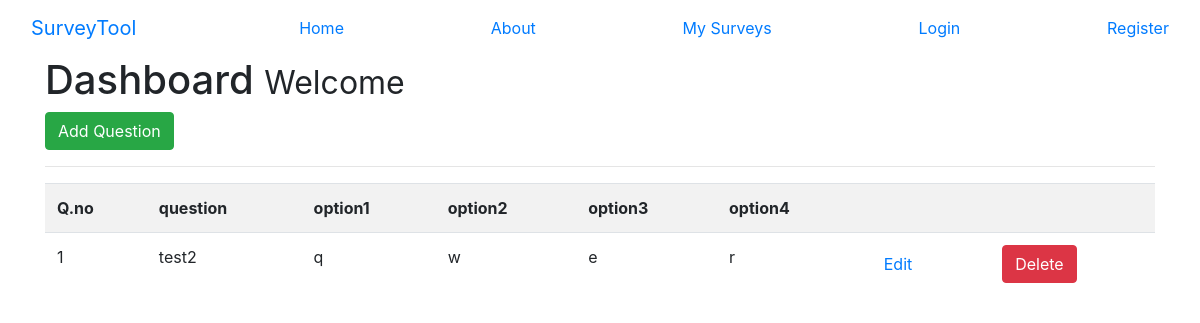
The page /52/ on the database its author committed.
### survey/models.py (models this page shows)
class questions(models.Model):
	questionid=models.IntegerField(default=0)
	question=models.CharField(max_length=200,default='question')
	option1=models.CharField(max_length=100)
	option2=models.CharField(max_length=100)
	option3=models.CharField(max_length=100)
	option4=models.CharField(max_length=100)
	count1=models.IntegerField(default=0)
	count2=models.IntegerField(default=0)
	count3=models.IntegerField(default=0)
	count4=models.IntegerField(default=0)
	yid=models.IntegerField(default=0)

### survey/views.py (the view)
# urls.py: url(r'^(?P<sid>[0-9]+)/$',survey_views.dashboard,name='dashboard'),
def dashboard(request,sid):
    ques_num=questions.objects.filter(yid=sid).count()
    ques=questions.objects.all()
    if ques_num > 0:
        return render(request,'survey/dashboard.html',{'questions': ques,'sid':sid})
    else:
        msg='No questions found'
        return render(request,'survey/dashboard.html',{'msg':msg})

### survey/templates/survey/dashboard.html (shortened to what this page needs)
{% extends "layout.html" %}
{% block body %}
    <h1>Dashboard <small> Welcome {{user.username}}</small></h1>
    <a class="btn btn-success" href="/addquestion">Add Question</a>
    <hr>
    <table class="table table-striped">
        <tr>
            <th>Q.no</th>
            <th>question</th>
            <th>option1</th>
            <th>option2</th>
            <th>option3</th>
            <th>option4</th>
            <th></th>
            <th></th>
        </tr>
        {% for question in questions %}
            {% if question.yid is sid|add:"0" %}
            <tr>
                <td>{{question.questionid}}</td>
                <td>{{question.question}}</td>
                <td>{{question.option1}}</td>
                <td>{{question.option2}}</td>
                <td>{{question.option3}}</td>
                <td>{{question.option4}}</td>
                <td><a href="editquestion/{{question.questionid}}" class="btn btn-default pull-right">Edit</a></td>
                <td>
                        <form action="deletequestion/{{question.questionid}}" method="post">
                            <input type="submit" value="Delete" class="btn btn-danger">
                        </form>
                    </td>
            </tr>
            {% endif %}
        {% endfor %}
    </table>
{% endblock %}

### rows shown on the page
questions: questionid "1", question "test2", option1 "q", option2 "w", option3 "e", option4 "r"
